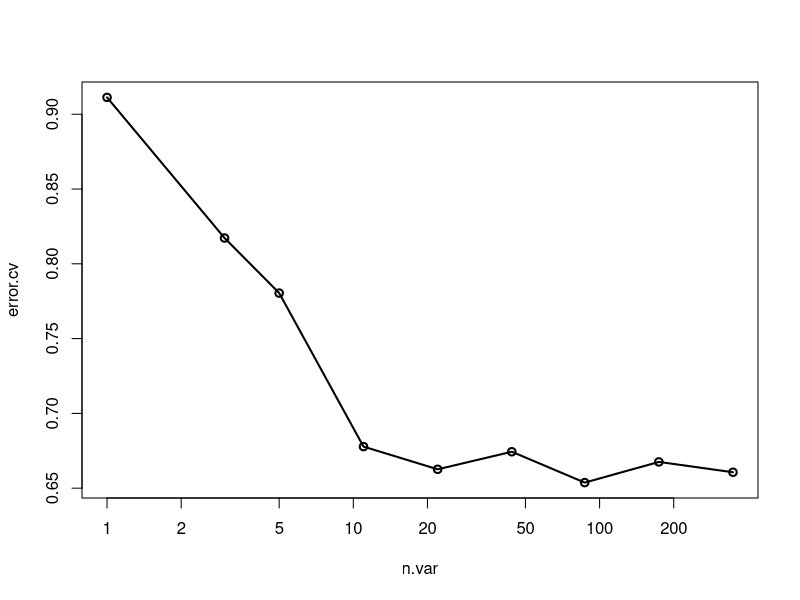

Generate this figure with R: (Note: this script raises an error after producing the figure.)
#  Random Forest Regression

## regression analysis

# Read the experimental design and species classification files
tc_map =read.table("design.txt",header = T, row.names = 1)

otu_table =read.table("sum_g.txt",header = T, row.names = 1)
# Screening training sets
sub_map = tc_map[tc_map$group %in% c("G1"),] # ,"IR24"
# Screening OTUs
idx = rownames(sub_map) %in% colnames(otu_table)
sub_map = sub_map[idx,]
sub_otu = otu_table[, rownames(sub_map)]   

## Random forest regression
library(randomForest)
set.seed(315)
#sub_map$site2 <- as.factor(sub_map$site2)
rf = randomForest(t(sub_otu), sub_map$site2, importance=TRUE, proximity=TRUE, ntree = 1000)
print(rf)

## Cross validation select features
set.seed(315) # Random data ensures repeatable results
# Random Forest Cross Validation
result = rfcv(t(sub_otu), sub_map$site2, cv.fold=10)
# Looking at the error rate table, 23 is the best model with the lowest error rate
result$error.cv
# Draw validation results
with(result, plot(n.var, error.cv, log="x", type="o", lwd=2))

# Export feature importance
imp= as.data.frame(rf$importance)
imp = imp[order(imp[,1],decreasing = T),]
head(imp)
write.table(imp,file = "importance_class.txt",quote = F,sep = '\t', row.names = T, col.names = T)
# Simple visualization
varImpPlot(rf, main = "Top 23 - Feature OTU importance",n.var = 25, bg = par("bg"),
           color = par("fg"), gcolor = par("fg"), lcolor = "gray" )


# Read all feature contributions
imp = read.table("importance_class.txt", header=T, row.names= 1, sep="\t") 
# Top 23 was the best choice
imp = head(imp, n=23)
# Sort the x-axis in reverse so that the histogram is drawn from top to bottom
imp=imp[order(1:23,decreasing = T),]

# Draw a histogram of species type and importance
library(ggplot2)
main_theme = theme(panel.background=element_blank(),
                   panel.grid=element_blank(),
                   axis.line.x=element_line(size=.5, colour="black"),
                   axis.line.y=element_line(size=.5, colour="black"),
                   axis.ticks=element_line(color="black"),
                   axis.text=element_text(color="black", size=7),
                   legend.position="right",
                   legend.background=element_blank(),
                   legend.key=element_blank(),
                   legend.text= element_text(size=7),
                   text=element_text(family="sans", size=7))
imp$genus <- rownames(imp)
imp1 <- imp[order(imp$IncNodePurity,decreasing = F),]
imp1$genus=factor(imp1$genus,levels = imp1$genus)
p=ggplot(data = imp1, mapping = aes(x=genus,y=IncNodePurity,fill=genus)) + 
  geom_bar(stat="identity")+coord_flip()+main_theme
p
ggsave(paste("rf_imp_feature",".pdf", sep=""), p, width = 6, height =4)


# Load heat map drawing package
library(pheatmap)

# Data filtering and 23 features display
sub_abu = sub_otu[rownames(imp1),]

rownames(sub_abu)=imp1[rownames(sub_abu),"genus"]

pheatmap(sub_abu, scale = "row")
# save results
pheatmap(sub_abu, scale = "row", filename = "heatmap_samples.pdf", width = 5, height = 5)


# Combined and averaged by time
sampFile = as.data.frame(sub_map$site2,row.names = row.names(sub_map))
colnames(sampFile)[1] = "group"
mat_t = t(sub_abu)
mat_t2 = merge(sampFile, mat_t, by="row.names")
mat_t2 = mat_t2[,-1]
mat_mean = aggregate(mat_t2[,-1], by=mat_t2[1], FUN=mean) # mean
otu_norm_group = do.call(rbind, mat_mean)[-1,]
colnames(otu_norm_group) = mat_mean$group
pheatmap(otu_norm_group,scale="row",cluster_cols = F, cluster_rows = T)
pheatmap(otu_norm_group, scale="row",cluster_cols = F, cluster_rows = T, filename = "heatmap_groups.pdf", width = 5, height = 5)



## Find the maximum value of each group
bak=otu_norm_group

otu_norm_group = otu_norm_group[as.character(imp1$genus),] 

for (i in 1:length(rownames(otu_norm_group))) {
#  i=1
  x=as.data.frame(sort(otu_norm_group[i,],decreasing = T))
  imp1[i,"order"]=rownames(x)[1]
}
library(dplyr)
imp1$order2 =  as.numeric(gsub("012","",imp1$order,perl=TRUE) )
taxonomy = arrange(imp1, desc(order2), genus)

otu_norm_group1 = otu_norm_group[match(taxonomy$genus,rownames(otu_norm_group)),] # 按初始排序

pheatmap(otu_norm_group1,scale="row",cluster_cols = F, cluster_rows = F)
#0,1,2 correspond to CC, PC, SC respectively
pheatmap(otu_norm_group1,scale="row",cluster_cols = F, cluster_rows = F,filename ="pheatmap_order_all.pdf",width=8, height=4)


